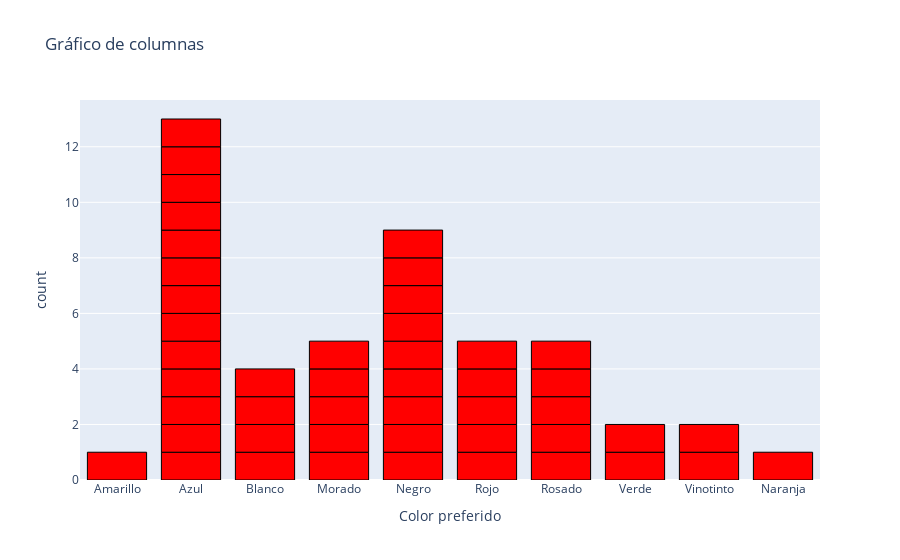

This figure's notebook cell:
### Markdown cell above
Ahora vamos con el grafico de barras

### Code cell
fig = px.bar(df, x='Color preferido', title='Gráfico de columnas')
fig.update_traces(marker_color='red', marker_line_color='black', marker_line_width=1)
fig.show()

### Figure 1 — Plotly figure (JSON) as saved in the notebook; plotly's stock layout.template omitted (floating-point values rounded to 4 significant figures)
{"data": [{"alignmentgroup": "True", "hovertemplate": "Color preferido=%{x}<br>count=%{y}<extra></extra>", "legendgroup": "", "marker": {"color": "red", "line": {"color": "black", "width": 1}, "pattern": {"shape": ""}}, "name": "", "offsetgroup": "", "orientation": "v", "showlegend": false, "textposition": "auto", "type": "bar", "x": ["Amarillo", "Azul", "Azul", "Azul", "Blanco", "Blanco", "Blanco", "Morado", "Negro", "Negro", "Negro", "Negro", "Negro", "Rojo", "Rojo", "Rojo", "Rosado", "Rosado", "Verde", "Azul", "Azul", "Azul", "Azul", "Azul", "Azul", "Azul", "Azul", "Blanco", "Morado", "Morado", "Morado", "Negro", "Negro", "Negro", "Negro", "Rojo", "Rosado", "Rosado", "Rosado", "Verde", "Vinotinto", "Azul", "Azul", "Morado", "Naranja", "Rojo", "Vinotinto"], "xaxis": "x", "y": [1, 1, 1, 1, 1, 1, 1, 1, 1, 1, 1, 1, 1, 1, 1, 1, 1, 1, 1, 1, 1, 1, 1, 1, 1, 1, 1, 1, 1, 1, 1, 1, 1, 1, 1, 1, 1, 1, 1, 1, 1, 1, 1, 1, 1, 1, 1], "yaxis": "y"}], "layout": {"barmode": "relative", "legend": {"tracegroupgap": 0}, "title": {"text": "Gráfico de columnas"}, "xaxis": {"anchor": "y", "domain": [0, 1], "title": {"text": "Color preferido"}}, "yaxis": {"anchor": "x", "domain": [0, 1], "title": {"text": "count"}}}}
